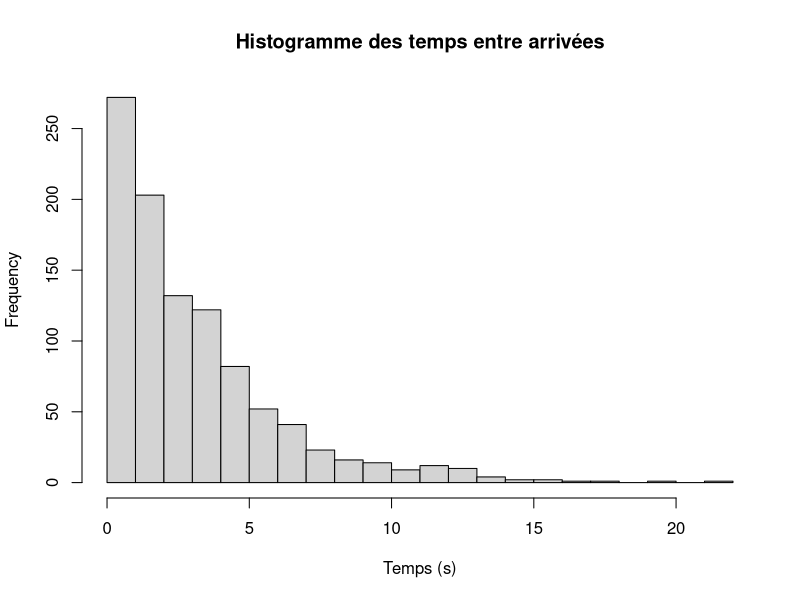
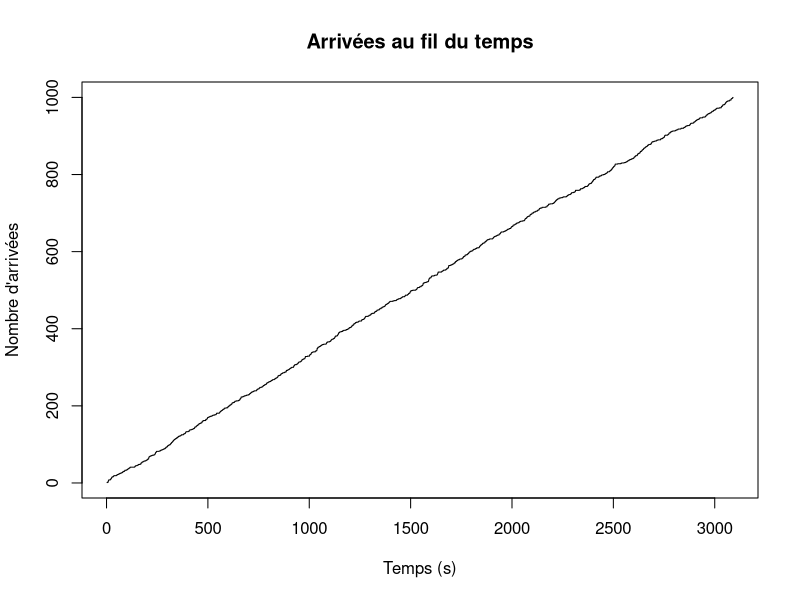
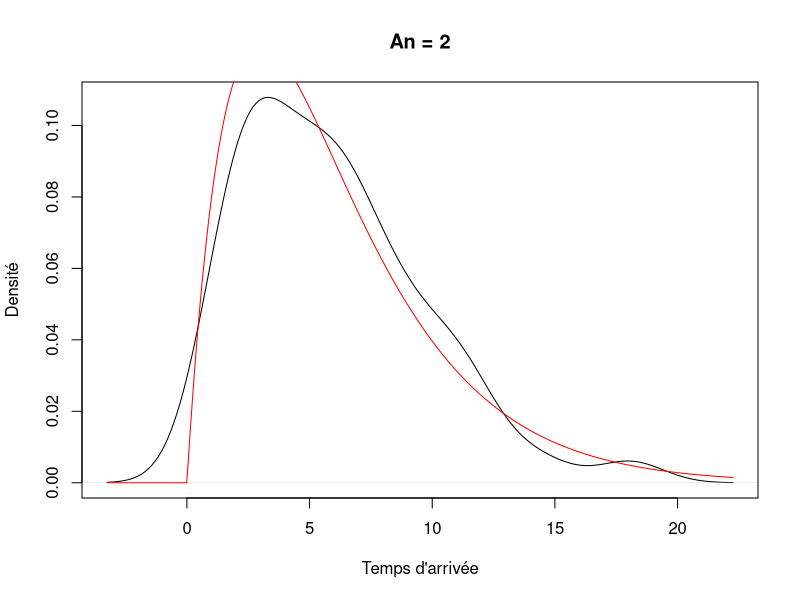
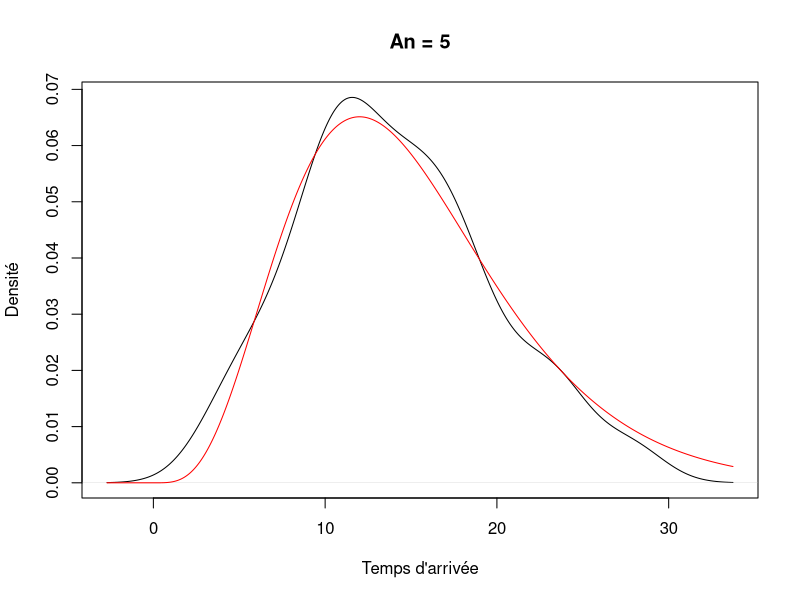
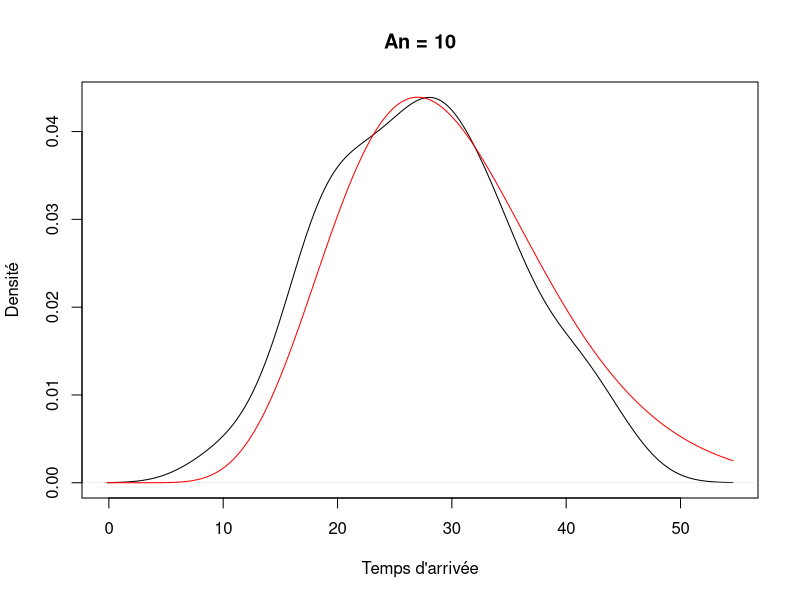
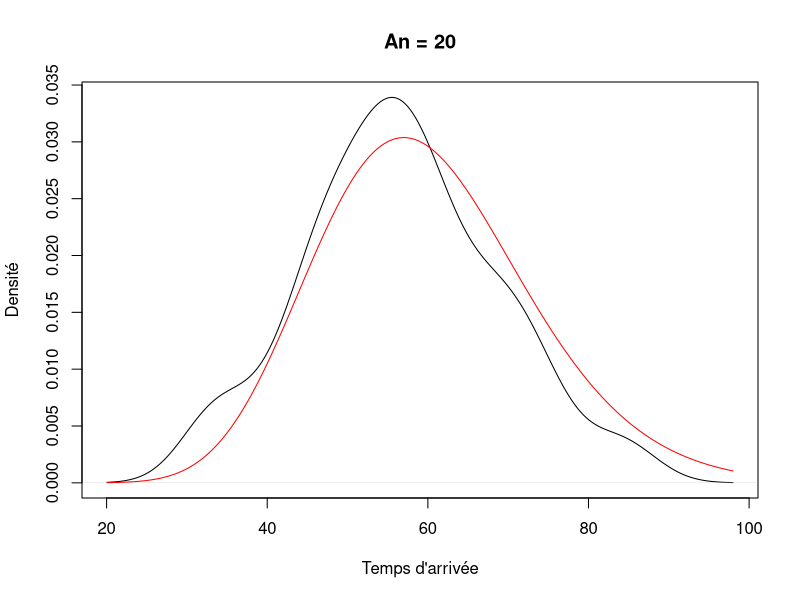
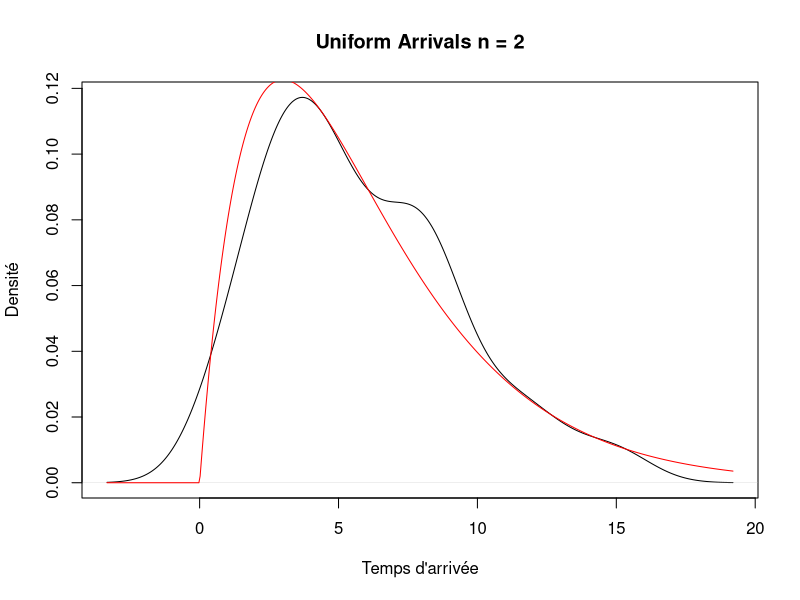
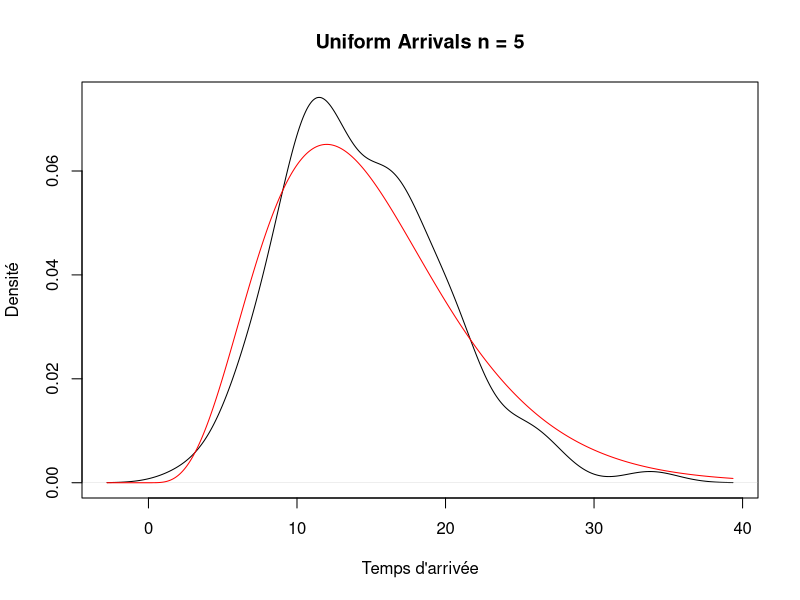

Write the R code that produced these figures, in order.
# Fixer la graine pour la reproductibilité
set.seed(123)

# Définir l'intervalle de temps et le paramètre lambda
T <- 3600 # secondes
lambda <- 1/3 # arrivées par seconde

# Simuler les temps entre arrivées en utilisant une distribution exponentielle
temps_entre_arrivees <- rexp(1000, rate = lambda)

# Calculer les temps d'arrivée à partir des temps entre arrivées
temps_arrivees <- cumsum(temps_entre_arrivees)

# Tracer l'histogramme des temps entre arrivées
hist(temps_entre_arrivees, breaks = 20, main = "Histogramme des temps entre arrivées", xlab = "Temps (s)")

# Tracer les temps d'arrivée en fonction du temps
plot(temps_arrivees, 1:length(temps_arrivees), type = "s", main = "Arrivées au fil du temps", xlab = "Temps (s)", ylab = "Nombre d'arrivées")

# Calculer le nombre moyen d'arrivées dans l'intervalle de temps [0, T]
num_simulations <- 1000
num_arrivees <- numeric(num_simulations)
for (i in 1:num_simulations) {
  temps_entre_arrivees <- rexp(2000, rate = lambda)
  temps_arrivees <- cumsum(temps_entre_arrivees)
  num_arrivees[i] <- sum(temps_arrivees <= T)
}
moyenne_arrivees <- mean(num_arrivees)
cat("Nombre moyen d'arrivées dans [0, T] =", moyenne_arrivees, "\n")

# Calculer la moyenne et la variance théoriques du nombre d'arrivées dans [0, T]
moyenne_theorique <- lambda * T
variance_theorique <- lambda * T
cat("Moyenne et variance théoriques des arrivées dans [0, T] =", moyenne_theorique, variance_theorique, "\n")

# Calculer la moyenne et la variance empiriques du nombre d'arrivées dans [0, T]
moyenne_empirique <- mean(num_arrivees)
variance_empirique <- var(num_arrivees)
cat("Moyenne et variance empiriques des arrivées dans [0, T] =", moyenne_empirique, variance_empirique, "\n")


# (iii)
# A
# Fixer T et N(T)

# Définir l'intervalle de temps et le paramètre lambda
T <- 60 # secondes
num_arrivees <- 20
num_simulations <- 100
An <- matrix(nrow=num_arrivees, ncol=num_simulations)

for (i in 1:num_simulations) {
  temps_entre_arrivees <- rexp(num_arrivees, rate = lambda)
  temps_arrivees <- cumsum(temps_entre_arrivees)
  An[, i] <- temps_arrivees
}

simu_utiles = list(2,5,10,20);
for (n in simu_utiles) {
  An_density <- density(An[n, ])
  plot(An_density, main = paste("An =", n),
       xlab = "Temps d'arrivée", ylab = "Densité")
  lines(An_density$x, dgamma(An_density$x, n, rate = lambda), col = "red")
}
uniform_arrivals <- matrix(nrow=num_arrivees, ncol=num_simulations)

for (i in 1:num_simulations) {
  uniform_arrivals[, i] <- sort(runif(num_arrivees, min = 0, max = T))
}

for (n in simu_utiles) {
  uniform_density <- density(uniform_arrivals[n, ])
  plot(uniform_density, main = paste("Uniform Arrivals n =", n),
       xlab = "Temps d'arrivée", ylab = "Densité")
  lines(uniform_density$x, dgamma(uniform_density$x, n, rate = lambda), col = "red")
}

#B
num_arrivees <- 20
An <- matrix(nrow=num_arrivees, ncol=num_simulations)

for (i in 1:num_simulations) {
  # Simuler les temps entre arrivées en utilisant une distribution exponentielle
  temps_entre_arrivees <- rexp(1000, rate = lambda)
  # Calculer les temps d'arrivée à partir des temps entre arrivées
  temps_arrivees <- cumsum(temps_entre_arrivees)
  temps_arrivees_20 <- temps_arrivees[temps_arrivees <= T]
  
  if (length(temps_arrivees_20) == num_arrivees) {
    An[, i] <- temps_arrivees_20
  }
}

# Supprimer les colonnes vides dans la matrice An
An <- An[, colSums(is.na(An)) != nrow(An)]

# Tracé de la densité empirique de An et de la loi uniforme U([0:T])
densitya <- density(An)
x <- -1000:T+1000
plot(x, dunif(x, min=0, max=T), col="red",
     type="s",xlim=c(-100,T+100))
lines(densitya, type="s")

